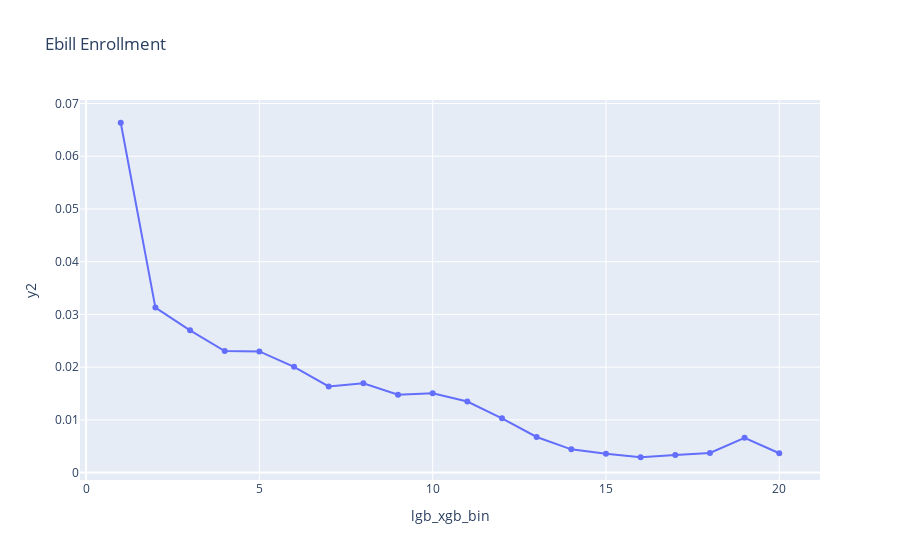
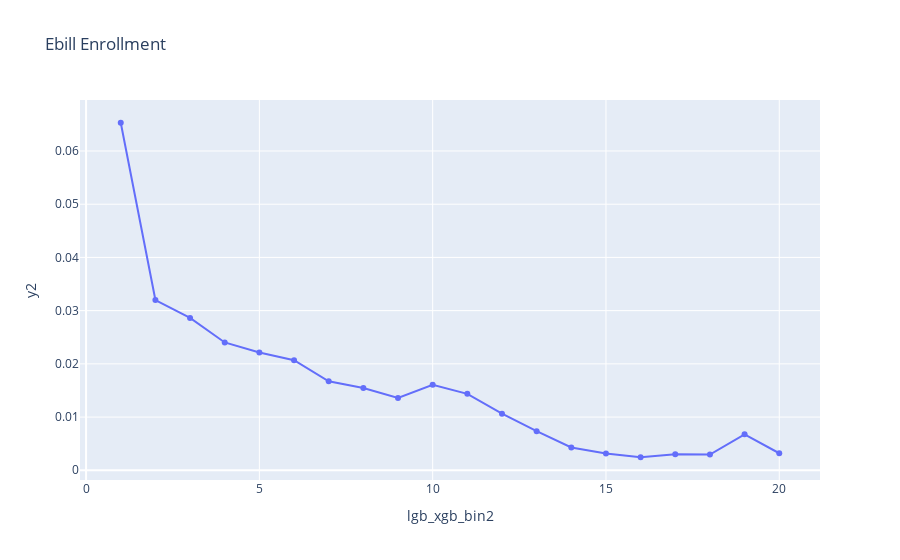
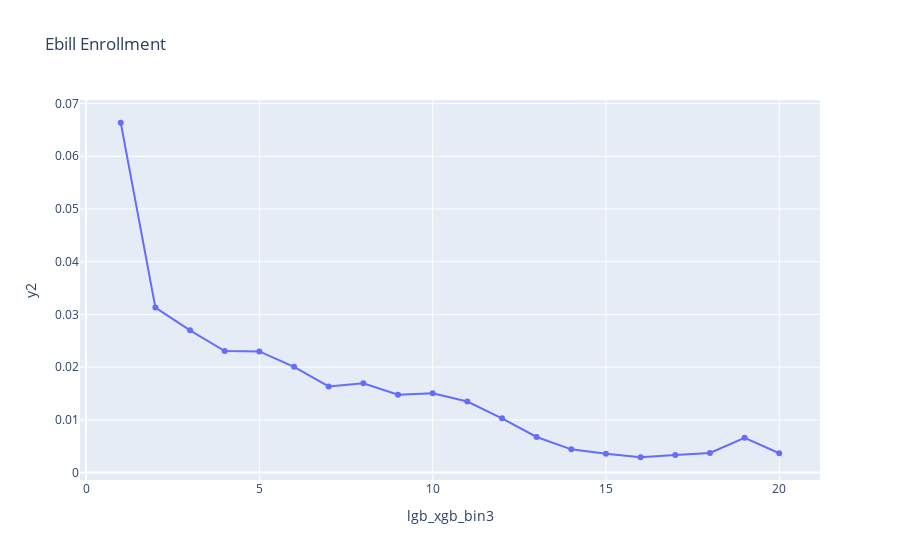

The cell these charts' notebook holds for them, in order:
### Code cell
pred_file_val.groupby('lgb_xgb_bin')['y2'].mean()
forline=pred_file_val.groupby('lgb_xgb_bin')['y2'].mean().reset_index()
print(forline)
fig = px.line(forline, x='lgb_xgb_bin', y='y2', title='Ebill Enrollment', markers=True)
fig.show()

pred_file_val.groupby('lgb_xgb_bin2')['y2'].mean()
forline=pred_file_val.groupby('lgb_xgb_bin2')['y2'].mean().reset_index()
print(forline)
fig = px.line(forline, x='lgb_xgb_bin2', y='y2', title='Ebill Enrollment', markers=True)
fig.show()

pred_file_val.groupby('lgb_xgb_bin3')['y2'].mean()
forline=pred_file_val.groupby('lgb_xgb_bin3')['y2'].mean().reset_index()
print(forline)
fig = px.line(forline, x='lgb_xgb_bin3', y='y2', title='Ebill Enrollment', markers=True)
fig.show()

### Figure 1 — Plotly figure (JSON) as saved in the notebook; plotly's stock layout.template omitted (floating-point values rounded to 4 significant figures)
{"data": [{"hovertemplate": "lgb_xgb_bin=%{x}<br>y2=%{y}<extra></extra>", "legendgroup": "", "line": {"color": "#636efa", "dash": "solid"}, "marker": {"symbol": "circle"}, "mode": "lines+markers", "name": "", "orientation": "v", "showlegend": false, "type": "scatter", "x": [1, 2, 3, 4, 5, 6, 7, 8, 9, 10, 11, 12, 13, 14, 15, 16, 17, 18, 19, 20], "xaxis": "x", "y": [0.06635, 0.03129, 0.02698, 0.02307, 0.02298, 0.02006, 0.01635, 0.01693, 0.01477, 0.01506, 0.01349, 0.01031, 0.006762, 0.004411, 0.003557, 0.002913, 0.003319, 0.003716, 0.006612, 0.003668], "yaxis": "y"}], "layout": {"autosize": true, "legend": {"tracegroupgap": 0}, "title": {"text": "Ebill Enrollment"}, "xaxis": {"anchor": "y", "autorange": true, "domain": [0, 1], "range": [-0.1875, 21.19], "title": {"text": "lgb_xgb_bin"}, "type": "linear"}, "yaxis": {"anchor": "x", "autorange": true, "domain": [0, 1], "range": [-0.002322, 0.07159], "title": {"text": "y2"}, "type": "linear"}}}

### Figure 2 — Plotly figure (JSON) as saved in the notebook; plotly's stock layout.template omitted (floating-point values rounded to 4 significant figures)
{"data": [{"hovertemplate": "lgb_xgb_bin2=%{x}<br>y2=%{y}<extra></extra>", "legendgroup": "", "line": {"color": "#636efa", "dash": "solid"}, "marker": {"symbol": "circle"}, "mode": "lines+markers", "name": "", "orientation": "v", "showlegend": false, "type": "scatter", "x": [1, 2, 3, 4, 5, 6, 7, 8, 9, 10, 11, 12, 13, 14, 15, 16, 17, 18, 19, 20], "xaxis": "x", "y": [0.06531, 0.03199, 0.02864, 0.02402, 0.02212, 0.02068, 0.01671, 0.01546, 0.01358, 0.01605, 0.01436, 0.01064, 0.007356, 0.004283, 0.003175, 0.002451, 0.003027, 0.002948, 0.006761, 0.003202], "yaxis": "y"}], "layout": {"autosize": true, "legend": {"tracegroupgap": 0}, "title": {"text": "Ebill Enrollment"}, "xaxis": {"anchor": "y", "autorange": true, "domain": [0, 1], "range": [-0.1656, 21.17], "title": {"text": "lgb_xgb_bin2"}, "type": "linear"}, "yaxis": {"anchor": "x", "autorange": true, "domain": [0, 1], "range": [-0.002736, 0.07049], "title": {"text": "y2"}, "type": "linear"}}}

### Figure 3 — Plotly figure (JSON) as saved in the notebook; plotly's stock layout.template omitted (floating-point values rounded to 4 significant figures)
{"data": [{"hovertemplate": "lgb_xgb_bin3=%{x}<br>y2=%{y}<extra></extra>", "legendgroup": "", "line": {"color": "#636efa", "dash": "solid"}, "marker": {"symbol": "circle"}, "mode": "lines+markers", "name": "", "orientation": "v", "showlegend": false, "type": "scatter", "x": [1, 2, 3, 4, 5, 6, 7, 8, 9, 10, 11, 12, 13, 14, 15, 16, 17, 18, 19, 20], "xaxis": "x", "y": [0.06635, 0.03129, 0.02698, 0.02307, 0.02298, 0.02006, 0.01635, 0.01693, 0.01477, 0.01506, 0.01349, 0.01031, 0.006762, 0.004411, 0.003557, 0.002913, 0.003319, 0.003716, 0.006612, 0.003668], "yaxis": "y"}], "layout": {"autosize": true, "legend": {"tracegroupgap": 0}, "title": {"text": "Ebill Enrollment"}, "xaxis": {"anchor": "y", "autorange": true, "domain": [0, 1], "range": [-0.1656, 21.17], "title": {"text": "lgb_xgb_bin3"}, "type": "linear"}, "yaxis": {"anchor": "x", "autorange": true, "domain": [0, 1], "range": [-0.002322, 0.07159], "title": {"text": "y2"}, "type": "linear"}}}
